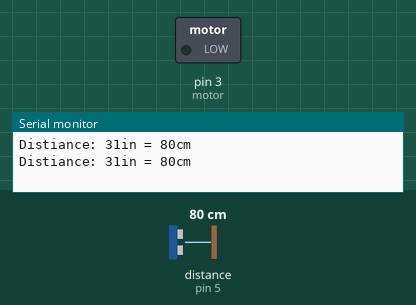
Bench run of a sketch on a simulated Arduino Uno, built with avr-gcc and run on an emulated ATmega328P. Shown: switched loads named in the sketch (green lamp = pin HIGH), the last lines printed to the serial monitor. Wiring (inferred from the names in the program): ultrasonic range finder: trigger pin 5; echo pin 5. The test bench sets the inputs (shaded band); at power-on: distance to the obstacle (sensor on pin 5) 80 cm. The echo pulse lasts 58.3 µs per cm.

Above: at 1.8 s.
1.9 s: distance to the obstacle (sensor on pin 5) set to 17 cm
3.4 s: distance to the obstacle (sensor on pin 5) set to 13 cm
At 5.0 s:
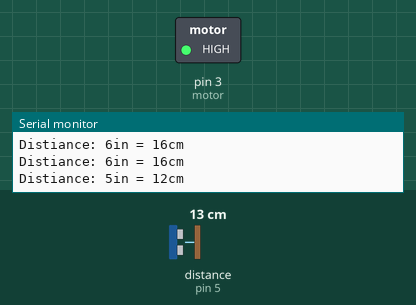
Timing chart, 0 to 6.5 s (numbered marks = the images above; inputs shaded):
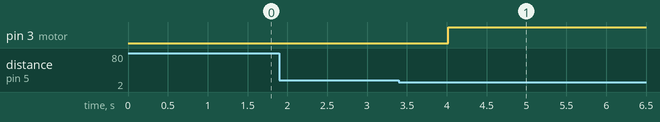

The sketch:

lab_8_modify.ino
```cpp
int motor = 3;
long distance, old_distance, velocity, acceleration, old_velocity, old_duration;
const int pingPin = 5;
bool motor_status = false;

void setup() {
  // initialize serial communication:
  Serial.begin(9600);
  pinMode(motor, OUTPUT);
}

void loop() {
  // establish variables for duration of the ping,
  // and the distance result in inches and centimeters:
  long duration, inches, cm, delta_t;
  old_duration = duration;
  duration = ping(pingPin);           //duration in microseconds
  // convert the time into a distance
  inches = microsecondsToInches(duration);
  cm = microsecondsToCentimeters(duration);

  Serial.print("Distiance: ");
  Serial.print(inches);
  Serial.print("in = ");
  Serial.print(cm);
  Serial.print("cm");
  Serial.println();

  if (cm < 15) {
    vibe();
    motor = true;
  }
  else if (cm > 15 && motor_status) {
    stop_vibe();
    motor_status = false;
  }
  delay(1000);
}

void vibe() {
  digitalWrite(motor, HIGH);
  //delay(1000);
  //digitalWrite(motor, LOW);
  //delay(5000);
}
void stop_vibe() {
  digitalWrite(motor, LOW);
}
/* Returns duration of a ping */
int ping(int pingPin) {
  int duration; /* duration of round trip pulse in microseconds */
  pinMode(pingPin, OUTPUT); /* set pingPin for output first */
  digitalWrite(pingPin, LOW); /* write a LOW value for a short time */
  delayMicroseconds(2);
  digitalWrite(pingPin, HIGH); /* send a pulse at least 5 microseconds in length */
  delayMicroseconds(5);
  digitalWrite(pingPin, LOW); /* end the pulse */
  pinMode(pingPin, INPUT); /* set the pingPin for input */
  duration = pulseIn(pingPin, HIGH); /* and get round trip duration in microseconds */
  return duration;
}


long microsecondsToInches(long microseconds) {
  // According to Parallax's datasheet for the PING))), there are
  // 73.746 microseconds per inch (i.e. sound travels at 1130 feet per
  // second).  This gives the distance travelled by the ping, outbound
  // and return, so we divide by 2 to get the distance of the obstacle.
  // See: http://www.parallax.com/dl/docs/prod/acc/28015-PING-v1.3.pdf
  return microseconds / 74 / 2;
}

long microsecondsToCentimeters(long microseconds) {
  // The speed of sound is 340 m/s or 29 microseconds per centimeter.
  // The ping travels out and back, so to find the distance of the
  // object we take half of the distance travelled.
  return microseconds / 29 / 2;
}
```

Measured:
- the behaviour switches between 16 and 15 cm on distance to the obstacle (sensor on pin 5) (found by bisection; images 0 and 1)
- after the input at 3.4 s, pin 3 (motor): LOW → HIGH after 0.62 s
